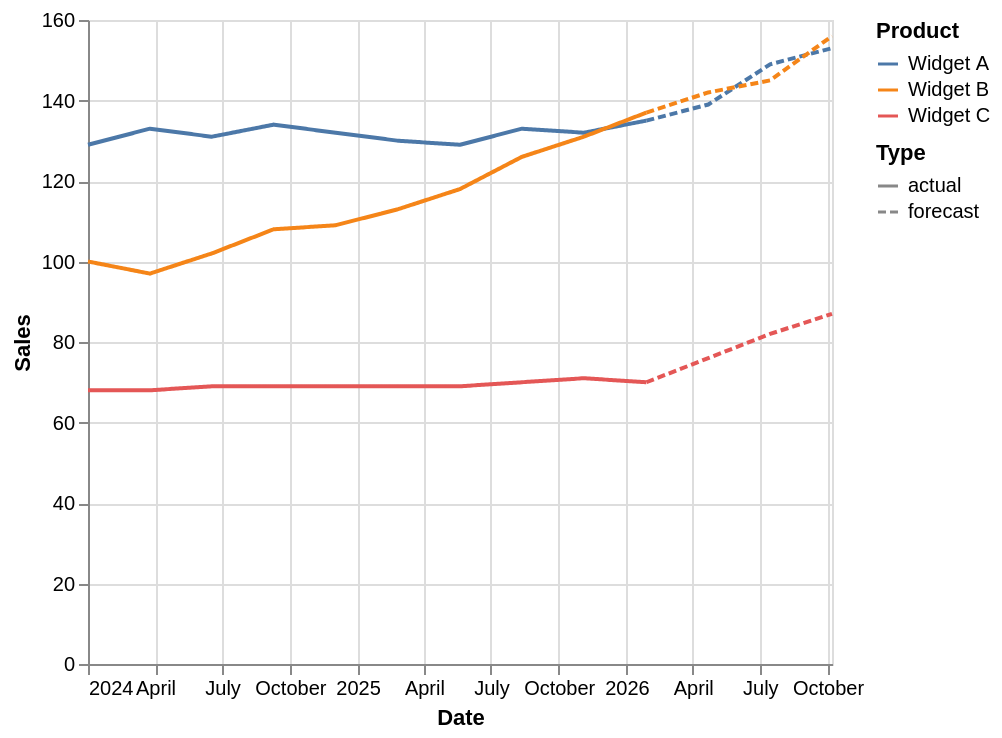

Express this chart as Vega-Lite.
### Vega-Lite specification from a JSON file in a GitHub repository (floating-point values rounded to 4 significant figures)
{"mark": "line", "encoding": {"x": {"field": "Date", "type": "temporal"}, "y": {"field": "Sales", "type": "quantitative", "scale": {"zero": true}, "axis": {"format": ",.12~g"}}, "color": {"field": "Product", "type": "nominal", "sort": null, "scale": {"scheme": "tableau10"}}, "strokeDash": {"field": "Type", "type": "nominal", "sort": null}}, "config": {"view": {"continuousWidth": 372, "continuousHeight": 322}, "axisX": {"labelLimit": 100, "labelFontSize": 10}, "axisY": {"labelFontSize": 10}, "facet": {"spacing": 32}, "mark": {"tooltip": true}}, "data": {"values": [{"Date": "2024-01-01", "Sales": 129, "Product": "Widget A", "Type": "actual"}, {"Date": "2024-03-25", "Sales": 133, "Product": "Widget A", "Type": "actual"}, {"Date": "2024-06-17", "Sales": 131, "Product": "Widget A", "Type": "actual"}, {"Date": "2024-09-09", "Sales": 134, "Product": "Widget A", "Type": "actual"}, {"Date": "2024-12-02", "Sales": 132, "Product": "Widget A", "Type": "actual"}, {"Date": "2025-02-25", "Sales": 130, "Product": "Widget A", "Type": "actual"}, {"Date": "2025-05-20", "Sales": 129, "Product": "Widget A", "Type": "actual"}, {"Date": "2025-08-12", "Sales": 133, "Product": "Widget A", "Type": "actual"}, {"Date": "2025-11-04", "Sales": 132, "Product": "Widget A", "Type": "actual"}, {"Date": "2026-01-28", "Sales": 135, "Product": "Widget A", "Type": "actual"}, {"Date": "2026-01-28", "Sales": 135, "Product": "Widget A", "Type": "forecast"}, {"Date": "2026-04-22", "Sales": 139, "Product": "Widget A", "Type": "forecast"}, {"Date": "2026-07-15", "Sales": 149, "Product": "Widget A", "Type": "forecast"}, {"Date": "2026-10-07", "Sales": 153, "Product": "Widget A", "Type": "forecast"}, {"Date": "2024-01-01", "Sales": 100, "Product": "Widget B", "Type": "actual"}, {"Date": "2024-03-25", "Sales": 97, "Product": "Widget B", "Type": "actual"}, {"Date": "2024-06-17", "Sales": 102, "Product": "Widget B", "Type": "actual"}, {"Date": "2024-09-09", "Sales": 108, "Product": "Widget B", "Type": "actual"}, {"Date": "2024-12-02", "Sales": 109, "Product": "Widget B", "Type": "actual"}, {"Date": "2025-02-25", "Sales": 113, "Product": "Widget B", "Type": "actual"}, {"Date": "2025-05-20", "Sales": 118, "Product": "Widget B", "Type": "actual"}, {"Date": "2025-08-12", "Sales": 126, "Product": "Widget B", "Type": "actual"}, {"Date": "2025-11-04", "Sales": 131, "Product": "Widget B", "Type": "actual"}, {"Date": "2026-01-28", "Sales": 137, "Product": "Widget B", "Type": "actual"}, {"Date": "2026-01-28", "Sales": 137, "Product": "Widget B", "Type": "forecast"}, {"Date": "2026-04-22", "Sales": 142, "Product": "Widget B", "Type": "forecast"}, {"Date": "2026-07-15", "Sales": 145, "Product": "Widget B", "Type": "forecast"}, {"Date": "2026-10-07", "Sales": 156, "Product": "Widget B", "Type": "forecast"}, {"Date": "2024-01-01", "Sales": 68, "Product": "Widget C", "Type": "actual"}, {"Date": "2024-03-25", "Sales": 68, "Product": "Widget C", "Type": "actual"}, {"Date": "2024-06-17", "Sales": 69, "Product": "Widget C", "Type": "actual"}, {"Date": "2024-09-09", "Sales": 69, "Product": "Widget C", "Type": "actual"}, {"Date": "2024-12-02", "Sales": 69, "Product": "Widget C", "Type": "actual"}, {"Date": "2025-02-25", "Sales": 69, "Product": "Widget C", "Type": "actual"}, {"Date": "2025-05-20", "Sales": 69, "Product": "Widget C", "Type": "actual"}, {"Date": "2025-08-12", "Sales": 70, "Product": "Widget C", "Type": "actual"}, {"Date": "2025-11-04", "Sales": 71, "Product": "Widget C", "Type": "actual"}, {"Date": "2026-01-28", "Sales": 70, "Product": "Widget C", "Type": "actual"}, {"Date": "2026-01-28", "Sales": 70, "Product": "Widget C", "Type": "forecast"}, {"Date": "2026-04-22", "Sales": 76, "Product": "Widget C", "Type": "forecast"}, {"Date": "2026-07-15", "Sales": 82, "Product": "Widget C", "Type": "forecast"}, {"Date": "2026-10-07", "Sales": 87, "Product": "Widget C", "Type": "forecast"}]}, "$schema": "https://vega.github.io/schema/vega-lite/v5.json", "background": "white"}
